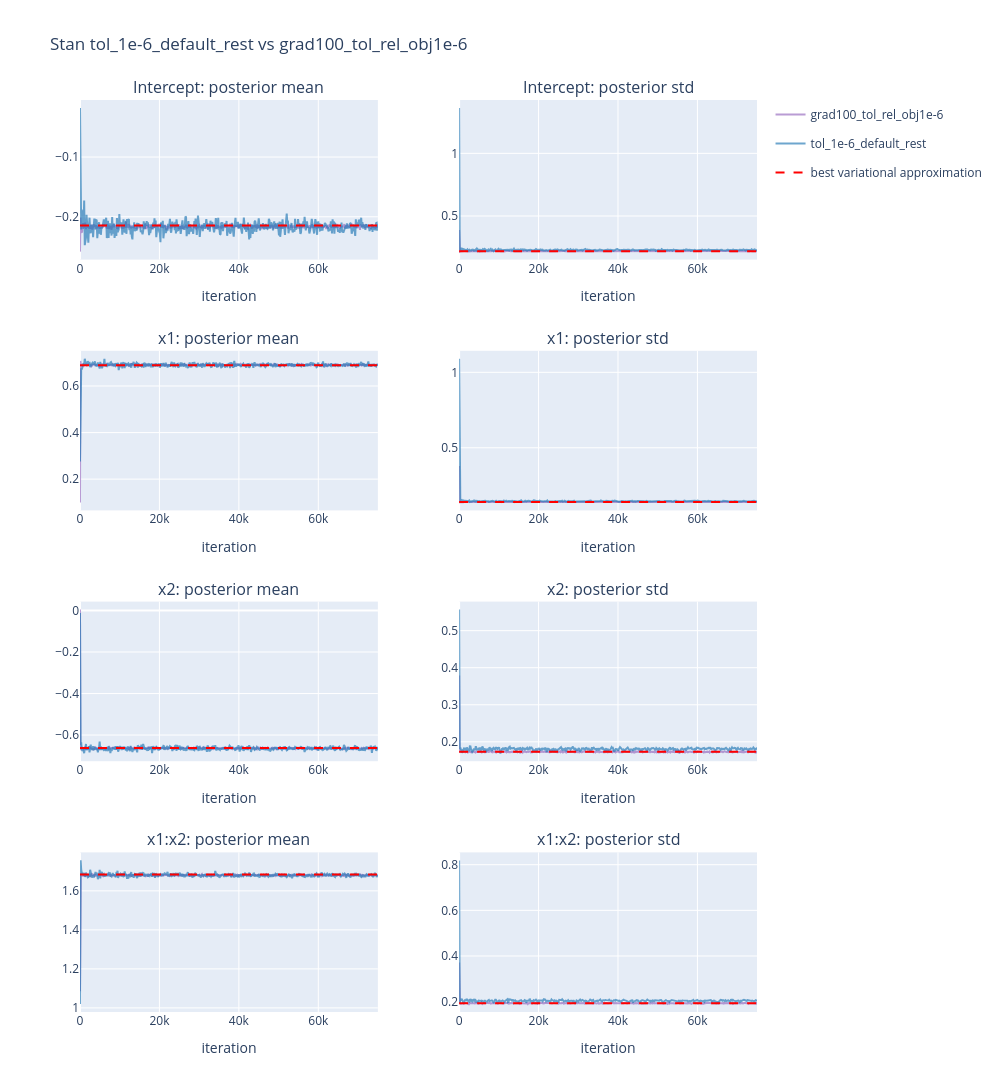

The code cell stored with this chart in its notebook:
### Code cell
import pickle
import sys
from pathlib import Path
import numpy as np
import pandas as pd

REPO_ROOT = Path("/Users/madelynandersen/Documents/VB Bakeoff/simpleVI")
if str(REPO_ROOT) not in sys.path:
    sys.path.insert(0, str(REPO_ROOT))

from modulars.stan_rr_test import stan_result_by_scenario
from modulars.logistic_regression import load_logistic_regression_data

NB_DIR = REPO_ROOT / "single_MC/logistic_regression"

data = load_logistic_regression_data()
labels = data["labels"]

best_reference = pd.read_csv(NB_DIR / "best_variational_reference.csv").set_index("parameter")
best_mean_lookup = np.array([best_reference.loc[lab, "mean"] for lab in labels], dtype=float)
best_std_lookup = np.array([best_reference.loc[lab, "sd"] for lab in labels], dtype=float)

with open(NB_DIR / "results/stan_result.pkl", "rb") as f:
    _main_result = pickle.load(f)
_by_scenario = stan_result_by_scenario(_main_result)
tol_means, tol_stds, tol_iterations = _by_scenario["grad100_tol_rel_obj1e-6"]

with open(NB_DIR / "tol_1e-6_default_rest_result.pkl", "rb") as f:
    _td_result = pickle.load(f)
_td_by_scenario = stan_result_by_scenario(_td_result)
td_means, td_stds, td_iterations = _td_by_scenario["tol_1e-6_default_rest"]

import plotly.graph_objects as go
from plotly.subplots import make_subplots

row_labels = labels
n_rows = len(labels)
best_mean_arr = best_mean_lookup
best_std_arr = best_std_lookup

subplot_titles = []
for lab in row_labels:
    subplot_titles.append(f"{lab}: posterior mean")
    subplot_titles.append(f"{lab}: posterior std")

fig = make_subplots(rows=n_rows, cols=2, vertical_spacing=0.4 / n_rows, horizontal_spacing=0.12,
                     subplot_titles=subplot_titles)

for row_idx in range(n_rows):
    r = row_idx + 1
    tol_m = tol_means
    td_m = td_means
    show_legend = row_idx == 0
    fig.add_trace(go.Scatter(x=tol_iterations, y=np.nanmean(tol_means[:, :, row_idx], axis=0), mode="lines",
                              line=dict(color="rgb(148,103,189)", width=2), opacity=0.65,
                              name="grad100_tol_rel_obj1e-6", legendgroup="tol", showlegend=show_legend), row=r, col=1)
    fig.add_trace(go.Scatter(x=td_iterations, y=np.nanmean(td_means[:, :, row_idx], axis=0), mode="lines",
                              line=dict(color="rgb(31,119,180)", width=2), opacity=0.65,
                              name="tol_1e-6_default_rest", legendgroup="default_rest", showlegend=show_legend), row=r, col=1)
    fig.add_hline(y=best_mean_arr[row_idx], line=dict(color="red", dash="dash"), row=r, col=1)

    fig.add_trace(go.Scatter(x=tol_iterations, y=np.nanmean(tol_stds[:, :, row_idx], axis=0), mode="lines",
                              line=dict(color="rgb(148,103,189)", width=2), opacity=0.65,
                              name="grad100_tol_rel_obj1e-6", legendgroup="tol", showlegend=False), row=r, col=2)
    fig.add_trace(go.Scatter(x=td_iterations, y=np.nanmean(td_stds[:, :, row_idx], axis=0), mode="lines",
                              line=dict(color="rgb(31,119,180)", width=2), opacity=0.65,
                              name="tol_1e-6_default_rest", legendgroup="default_rest", showlegend=False), row=r, col=2)
    fig.add_hline(y=best_std_arr[row_idx], line=dict(color="red", dash="dash"), row=r, col=2)

fig.add_trace(go.Scatter(x=[None], y=[None], mode="lines", line=dict(color="red", dash="dash"),
                          name="best variational approximation"), row=1, col=1)

for r in range(1, n_rows + 1):
    fig.update_xaxes(title_text="iteration", range=[0, 75_000], row=r, col=1)
    fig.update_xaxes(title_text="iteration", range=[0, 75_000], row=r, col=2)

fig.update_layout(height=300 * n_rows, width=1000, title_text="Stan tol_1e-6_default_rest vs grad100_tol_rel_obj1e-6")
fig.show()

### Figure 1 — Plotly figure (JSON) as saved in the notebook; plotly's stock layout.template omitted (floating-point values rounded to 4 significant figures; data arrays with more than 128 entries replaced by an {"elided": "..."} marker saying what was removed)
{"data": [{"legendgroup": "tol", "line": {"color": "rgb(148,103,189)", "width": 2}, "mode": "lines", "name": "grad100_tol_rel_obj1e-6", "opacity": 0.65, "showlegend": true, "type": "scatter", "x": {"elided": "2001 int values"}, "xaxis": "x", "y": {"elided": "2001 float values"}, "yaxis": "y"}, {"legendgroup": "default_rest", "line": {"color": "rgb(31,119,180)", "width": 2}, "mode": "lines", "name": "tol_1e-6_default_rest", "opacity": 0.65, "showlegend": true, "type": "scatter", "x": {"elided": "501 int values"}, "xaxis": "x", "y": {"elided": "501 float values"}, "yaxis": "y"}, {"legendgroup": "tol", "line": {"color": "rgb(148,103,189)", "width": 2}, "mode": "lines", "name": "grad100_tol_rel_obj1e-6", "opacity": 0.65, "showlegend": false, "type": "scatter", "x": {"elided": "2001 int values"}, "xaxis": "x2", "y": {"elided": "2001 float values"}, "yaxis": "y2"}, {"legendgroup": "default_rest", "line": {"color": "rgb(31,119,180)", "width": 2}, "mode": "lines", "name": "tol_1e-6_default_rest", "opacity": 0.65, "showlegend": false, "type": "scatter", "x": {"elided": "501 int values"}, "xaxis": "x2", "y": {"elided": "501 float values"}, "yaxis": "y2"}, {"legendgroup": "tol", "line": {"color": "rgb(148,103,189)", "width": 2}, "mode": "lines", "name": "grad100_tol_rel_obj1e-6", "opacity": 0.65, "showlegend": false, "type": "scatter", "x": {"elided": "2001 int values"}, "xaxis": "x3", "y": {"elided": "2001 float values"}, "yaxis": "y3"}, {"legendgroup": "default_rest", "line": {"color": "rgb(31,119,180)", "width": 2}, "mode": "lines", "name": "tol_1e-6_default_rest", "opacity": 0.65, "showlegend": false, "type": "scatter", "x": {"elided": "501 int values"}, "xaxis": "x3", "y": {"elided": "501 float values"}, "yaxis": "y3"}, {"legendgroup": "tol", "line": {"color": "rgb(148,103,189)", "width": 2}, "mode": "lines", "name": "grad100_tol_rel_obj1e-6", "opacity": 0.65, "showlegend": false, "type": "scatter", "x": {"elided": "2001 int values"}, "xaxis": "x4", "y": {"elided": "2001 float values"}, "yaxis": "y4"}, {"legendgroup": "default_rest", "line": {"color": "rgb(31,119,180)", "width": 2}, "mode": "lines", "name": "tol_1e-6_default_rest", "opacity": 0.65, "showlegend": false, "type": "scatter", "x": {"elided": "501 int values"}, "xaxis": "x4", "y": {"elided": "501 float values"}, "yaxis": "y4"}, {"legendgroup": "tol", "line": {"color": "rgb(148,103,189)", "width": 2}, "mode": "lines", "name": "grad100_tol_rel_obj1e-6", "opacity": 0.65, "showlegend": false, "type": "scatter", "x": {"elided": "2001 int values"}, "xaxis": "x5", "y": {"elided": "2001 float values"}, "yaxis": "y5"}, {"legendgroup": "default_rest", "line": {"color": "rgb(31,119,180)", "width": 2}, "mode": "lines", "name": "tol_1e-6_default_rest", "opacity": 0.65, "showlegend": false, "type": "scatter", "x": {"elided": "501 int values"}, "xaxis": "x5", "y": {"elided": "501 float values"}, "yaxis": "y5"}, {"legendgroup": "tol", "line": {"color": "rgb(148,103,189)", "width": 2}, "mode": "lines", "name": "grad100_tol_rel_obj1e-6", "opacity": 0.65, "showlegend": false, "type": "scatter", "x": {"elided": "2001 int values"}, "xaxis": "x6", "y": {"elided": "2001 float values"}, "yaxis": "y6"}, {"legendgroup": "default_rest", "line": {"color": "rgb(31,119,180)", "width": 2}, "mode": "lines", "name": "tol_1e-6_default_rest", "opacity": 0.65, "showlegend": false, "type": "scatter", "x": {"elided": "501 int values"}, "xaxis": "x6", "y": {"elided": "501 float values"}, "yaxis": "y6"}, {"legendgroup": "tol", "line": {"color": "rgb(148,103,189)", "width": 2}, "mode": "lines", "name": "grad100_tol_rel_obj1e-6", "opacity": 0.65, "showlegend": false, "type": "scatter", "x": {"elided": "2001 int values"}, "xaxis": "x7", "y": {"elided": "2001 float values"}, "yaxis": "y7"}, {"legendgroup": "default_rest", "line": {"color": "rgb(31,119,180)", "width": 2}, "mode": "lines", "name": "tol_1e-6_default_rest", "opacity": 0.65, "showlegend": false, "type": "scatter", "x": {"elided": "501 int values"}, "xaxis": "x7", "y": {"elided": "501 float values"}, "yaxis": "y7"}, {"legendgroup": "tol", "line": {"color": "rgb(148,103,189)", "width": 2}, "mode": "lines", "name": "grad100_tol_rel_obj1e-6", "opacity": 0.65, "showlegend": false, "type": "scatter", "x": {"elided": "2001 int values"}, "xaxis": "x8", "y": {"elided": "2001 float values"}, "yaxis": "y8"}, {"legendgroup": "default_rest", "line": {"color": "rgb(31,119,180)", "width": 2}, "mode": "lines", "name": "tol_1e-6_default_rest", "opacity": 0.65, "showlegend": false, "type": "scatter", "x": {"elided": "501 int values"}, "xaxis": "x8", "y": {"elided": "501 float values"}, "yaxis": "y8"}, {"line": {"color": "red", "dash": "dash"}, "mode": "lines", "name": "best variational approximation", "type": "scatter", "x": [null], "xaxis": "x", "y": [null], "yaxis": "y"}], "layout": {"annotations": [{"font": {"size": 16}, "showarrow": false, "text": "Intercept: posterior mean", "x": 0.22, "xanchor": "center", "xref": "paper", "y": 1.0, "yanchor": "bottom", "yref": "paper"}, {"font": {"size": 16}, "showarrow": false, "text": "Intercept: posterior std", "x": 0.78, "xanchor": "center", "xref": "paper", "y": 1.0, "yanchor": "bottom", "yref": "paper"}, {"font": {"size": 16}, "showarrow": false, "text": "x1: posterior mean", "x": 0.22, "xanchor": "center", "xref": "paper", "y": 0.725, "yanchor": "bottom", "yref": "paper"}, {"font": {"size": 16}, "showarrow": false, "text": "x1: posterior std", "x": 0.78, "xanchor": "center", "xref": "paper", "y": 0.725, "yanchor": "bottom", "yref": "paper"}, {"font": {"size": 16}, "showarrow": false, "text": "x2: posterior mean", "x": 0.22, "xanchor": "center", "xref": "paper", "y": 0.45, "yanchor": "bottom", "yref": "paper"}, {"font": {"size": 16}, "showarrow": false, "text": "x2: posterior std", "x": 0.78, "xanchor": "center", "xref": "paper", "y": 0.45, "yanchor": "bottom", "yref": "paper"}, {"font": {"size": 16}, "showarrow": false, "text": "x1:x2: posterior mean", "x": 0.22, "xanchor": "center", "xref": "paper", "y": 0.175, "yanchor": "bottom", "yref": "paper"}, {"font": {"size": 16}, "showarrow": false, "text": "x1:x2: posterior std", "x": 0.78, "xanchor": "center", "xref": "paper", "y": 0.175, "yanchor": "bottom", "yref": "paper"}], "height": 1200, "shapes": [{"line": {"color": "red", "dash": "dash"}, "type": "line", "x0": 0, "x1": 1, "xref": "x domain", "y0": -0.2145, "y1": -0.2145, "yref": "y"}, {"line": {"color": "red", "dash": "dash"}, "type": "line", "x0": 0, "x1": 1, "xref": "x2 domain", "y0": 0.2191, "y1": 0.2191, "yref": "y2"}, {"line": {"color": "red", "dash": "dash"}, "type": "line", "x0": 0, "x1": 1, "xref": "x3 domain", "y0": 0.6894, "y1": 0.6894, "yref": "y3"}, {"line": {"color": "red", "dash": "dash"}, "type": "line", "x0": 0, "x1": 1, "xref": "x4 domain", "y0": 0.1401, "y1": 0.1401, "yref": "y4"}, {"line": {"color": "red", "dash": "dash"}, "type": "line", "x0": 0, "x1": 1, "xref": "x5 domain", "y0": -0.6626, "y1": -0.6626, "yref": "y5"}, {"line": {"color": "red", "dash": "dash"}, "type": "line", "x0": 0, "x1": 1, "xref": "x6 domain", "y0": 0.173, "y1": 0.173, "yref": "y6"}, {"line": {"color": "red", "dash": "dash"}, "type": "line", "x0": 0, "x1": 1, "xref": "x7 domain", "y0": 1.683, "y1": 1.683, "yref": "y7"}, {"line": {"color": "red", "dash": "dash"}, "type": "line", "x0": 0, "x1": 1, "xref": "x8 domain", "y0": 0.1929, "y1": 0.1929, "yref": "y8"}], "title": {"text": "Stan tol_1e-6_default_rest vs grad100_tol_rel_obj1e-6"}, "width": 1000, "xaxis": {"anchor": "y", "domain": [0.0, 0.44], "range": [0, 75000], "title": {"text": "iteration"}}, "xaxis2": {"anchor": "y2", "domain": [0.56, 1.0], "range": [0, 75000], "title": {"text": "iteration"}}, "xaxis3": {"anchor": "y3", "domain": [0.0, 0.44], "range": [0, 75000], "title": {"text": "iteration"}}, "xaxis4": {"anchor": "y4", "domain": [0.56, 1.0], "range": [0, 75000], "title": {"text": "iteration"}}, "xaxis5": {"anchor": "y5", "domain": [0.0, 0.44], "range": [0, 75000], "title": {"text": "iteration"}}, "xaxis6": {"anchor": "y6", "domain": [0.56, 1.0], "range": [0, 75000], "title": {"text": "iteration"}}, "xaxis7": {"anchor": "y7", "domain": [0.0, 0.44], "range": [0, 75000], "title": {"text": "iteration"}}, "xaxis8": {"anchor": "y8", "domain": [0.56, 1.0], "range": [0, 75000], "title": {"text": "iteration"}}, "yaxis": {"anchor": "x", "domain": [0.825, 1.0]}, "yaxis2": {"anchor": "x2", "domain": [0.825, 1.0]}, "yaxis3": {"anchor": "x3", "domain": [0.55, 0.725]}, "yaxis4": {"anchor": "x4", "domain": [0.55, 0.725]}, "yaxis5": {"anchor": "x5", "domain": [0.275, 0.45]}, "yaxis6": {"anchor": "x6", "domain": [0.275, 0.45]}, "yaxis7": {"anchor": "x7", "domain": [0.0, 0.175]}, "yaxis8": {"anchor": "x8", "domain": [0.0, 0.175]}}}
